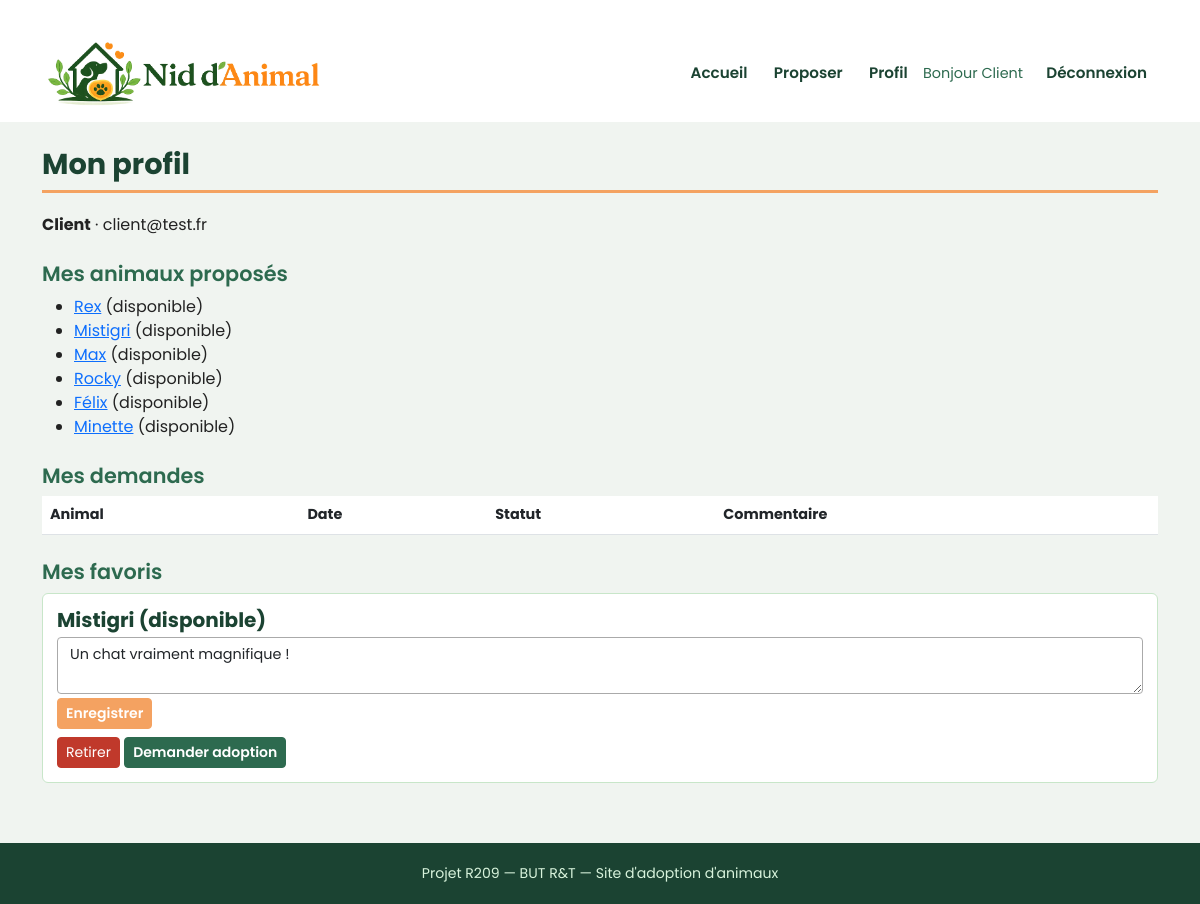
Page /profil.php (signed in) on the committed database.
### tables this page shows
CREATE TABLE utilisateurs (
    id INT AUTO_INCREMENT PRIMARY KEY,
    nom VARCHAR(100) NOT NULL,
    email VARCHAR(150) NOT NULL UNIQUE,
    mot_de_passe VARCHAR(255) NOT NULL,
    role ENUM('admin', 'gestionnaire', 'client') NOT NULL DEFAULT 'client',
    actif TINYINT(1) NOT NULL DEFAULT 1
);

CREATE TABLE animaux (
    id INT AUTO_INCREMENT PRIMARY KEY,
    nom VARCHAR(100) NOT NULL,
    categorie_id INT NOT NULL,
    description TEXT NOT NULL,
    age INT NOT NULL,
    sexe ENUM('M', 'F') NOT NULL DEFAULT 'M',
    statut ENUM('disponible', 'en_cours', 'adopte') NOT NULL DEFAULT 'disponible',
    photo VARCHAR(100) DEFAULT NULL,
    proprietaire_id INT NOT NULL,
    FOREIGN KEY (categorie_id) REFERENCES categories(id) ON DELETE RESTRICT ON UPDATE CASCADE,
    FOREIGN KEY (proprietaire_id) REFERENCES utilisateurs(id) ON DELETE CASCADE ON UPDATE CASCADE
);

CREATE TABLE favoris (
    id INT AUTO_INCREMENT PRIMARY KEY,
    utilisateur_id INT NOT NULL,
    animal_id INT NOT NULL,
    commentaire_personnel TEXT,
    UNIQUE (utilisateur_id, animal_id),
    FOREIGN KEY (utilisateur_id) REFERENCES utilisateurs(id) ON DELETE CASCADE ON UPDATE CASCADE,
    FOREIGN KEY (animal_id) REFERENCES animaux(id) ON DELETE CASCADE ON UPDATE CASCADE
);

### profil.php (the view, shortened to what this page needs)
<?php
require 'config.php';
$uid = $_SESSION['user_id'];
$stmt = $pdo->prepare("SELECT * FROM utilisateurs WHERE id = ?");
$stmt->execute([$uid]);
$user = $stmt->fetch();
$stmt = $pdo->prepare("SELECT * FROM animaux WHERE proprietaire_id = ?");
$stmt->execute([$uid]);
$mesAnimaux = $stmt->fetchAll();
$stmt = $pdo->prepare("SELECT f.*, a.nom AS animal_nom, a.statut AS animal_statut
                       FROM favoris f JOIN animaux a ON a.id = f.animal_id
                       WHERE f.utilisateur_id = ?");
$stmt->execute([$uid]);
$favoris = $stmt->fetchAll();
include 'header.php';
?>
<h1>Mon profil</h1>
<p><strong><?= htmlspecialchars($user['nom']) ?></strong> · <?= htmlspecialchars($user['email']) ?></p>
<h2>Mes animaux proposés</h2>
<ul>
<?php foreach ($mesAnimaux as $a): ?>
    <li><a href="animal.php?id=<?= $a['id'] ?>"><?= htmlspecialchars($a['nom']) ?></a> (<?= $a['statut'] ?>)</li>
<?php endforeach; ?>
</ul>
<h2>Mes demandes</h2>
<table class="table">
    <tr><th>Animal</th><th>Date</th><th>Statut</th><th>Commentaire</th></tr>
</table>
<h2>Mes favoris</h2>
<?php foreach ($favoris as $f): ?>
    <div class="card mb-2"><div class="card-body">
        <h5><?= htmlspecialchars($f['animal_nom']) ?> (<?= $f['animal_statut'] ?>)</h5>
        <form method="post" class="mb-2">
            <textarea name="commentaire" class="form-control mb-1"><?= htmlspecialchars($f['commentaire_personnel'] ?? '') ?></textarea>
            <button class="btn btn-sm btn-primary">Enregistrer</button>
        </form>
        <form method="post" class="d-inline">
            <button class="btn btn-sm btn-danger">Retirer</button>
        </form>
        <form method="post" class="d-inline">
            <button class="btn btn-sm btn-success">Demander adoption</button>
        </form>
    </div></div>
<?php endforeach; ?>
<?php include 'footer.php'; ?>

### style.css (style rules this page uses)
html { scroll-behavior: smooth; }
body { background-color: #f0f4f0; font-family: 'Poppins', sans-serif; color: #222222; }
h1 { color: #1b4332; font-size: 1.8rem; font-weight: 700; margin-bottom: 20px; padding-bottom: 8px; border-bottom: 3px solid #f4a261; }
h2 { color: #2d6a4f; font-size: 1.3rem; font-weight: 600; margin-top: 25px; }
.card { background-color: #ffffff; border: 1px solid #c8e6c9; border-radius: 6px; }
.card-body { padding: 14px; }
.card h5 { font-weight: 700; color: #1b4332; margin-bottom: 5px; }
.btn-primary { background-color: #f4a261; border-color: #f4a261; color: #ffffff; font-weight: 600; border-radius: 4px; }
.btn-success { background-color: #2d6a4f; border-color: #2d6a4f; color: #ffffff; font-weight: 600; border-radius: 4px; }
.btn-danger { background-color: #c0392b; border-color: #c0392b; }
.form-control { border: 1px solid #aaaaaa; border-radius: 4px; font-family: 'Poppins', sans-serif; font-size: 0.9rem; }
table { font-size: 0.9rem; }
table th { background-color: #2d6a4f; color: #ffffff; }

### rows in the picture
utilisateurs: nom "Client", email "client@test.fr"
animaux: nom "Rex", statut "disponible"
animaux: nom "Mistigri", statut "disponible"
animaux: nom "Max", statut "disponible"
animaux: nom "Rocky", statut "disponible"
animaux: nom "Félix", statut "disponible"
animaux: nom "Minette", statut "disponible"
favoris: animal.nom "Mistigri", animal.statut "disponible", commentaire "Un chat vraiment magnifique !"

### other values in the picture
$_SESSION['nom'] "Client"
